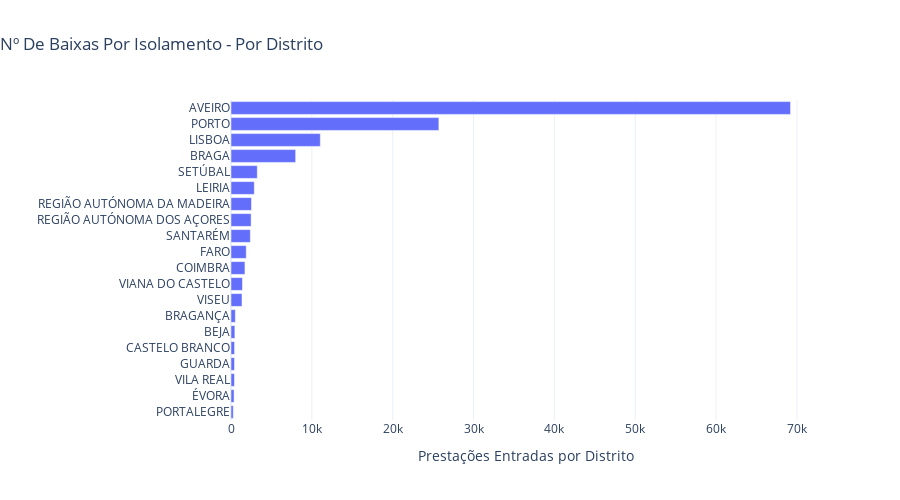

The notebook cell this image was saved under:
### Code cell
fig = go.Figure(go.Bar(x=baixas_distrito['TOTAL'],y=baixas_distrito['DISTRITO'],orientation='h'))

fig.update_layout(title='Nº De Baixas Por Isolamento - Por Distrito ',title_x=0, template='plotly_white', 
                  xaxis_title="Prestações Entradas por Distrito",yaxis_title="",
                 yaxis={'categoryorder':'total ascending'},width=900, height=500)
fig.show()

### Figure 1 — Plotly figure (JSON) as saved in the notebook; plotly's stock layout.template omitted (floating-point values rounded to 4 significant figures)
{"data": [{"orientation": "h", "type": "bar", "x": [69214, 480, 7998, 535, 441, 1724, 380, 1885, 433, 2881, 11046, 285, 25711, 2390, 3252, 1418, 429, 1358, 2487, 2534], "y": ["AVEIRO", "BEJA", "BRAGA", "BRAGANÇA", "CASTELO BRANCO", "COIMBRA", "ÉVORA", "FARO", "GUARDA", "LEIRIA", "LISBOA", "PORTALEGRE", "PORTO", "SANTARÉM", "SETÚBAL", "VIANA DO CASTELO", "VILA REAL", "VISEU", "REGIÃO AUTÓNOMA DOS AÇORES", "REGIÃO AUTÓNOMA DA MADEIRA"]}], "layout": {"height": 500, "title": {"text": "Nº De Baixas Por Isolamento - Por Distrito ", "x": 0}, "width": 900, "xaxis": {"title": {"text": "Prestações Entradas por Distrito"}}, "yaxis": {"categoryorder": "total ascending", "title": {"text": ""}}}}
